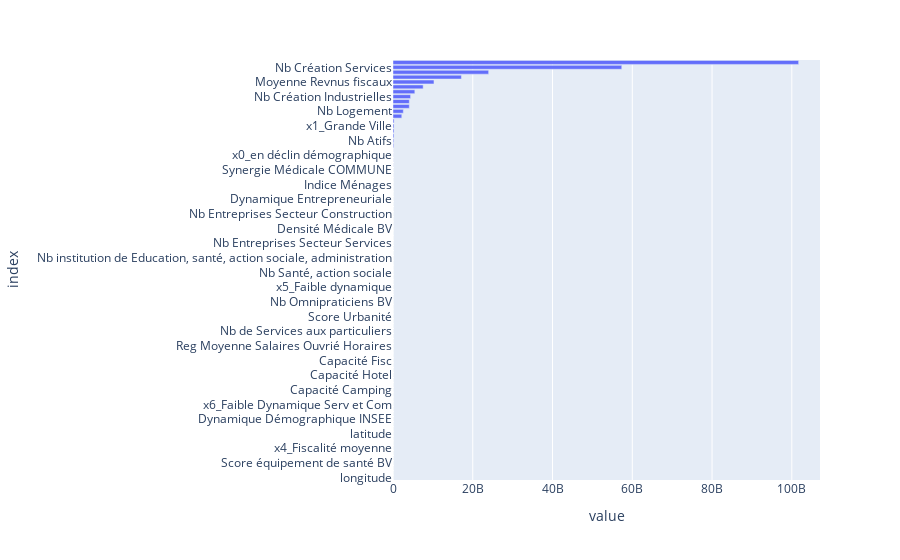

Notebook source saved alongside this figure:
### Code cell
column_names = []
for name, pipeline, features_list in preprocessor.transformers_: # loop over pipelines
    if name == 'num': # if pipeline is for numeric variables
        features = features_list # just get the names of columns to which it has been applied
    else: # if pipeline is for categorical variables
        features = pipeline.named_steps['encoder'].get_feature_names_out() # get output columns names from OneHotEncoder
    column_names.extend(features) # concatenate features names
        
print("Names of columns corresponding to each coefficient: ", column_names)

# Create a pandas DataFrame
coefs = pd.DataFrame(index = column_names, data = model.coef_.transpose(), columns=["coefficients"])
coefs

# Compute abs() and sort values
feature_importance = abs(coefs).sort_values(by = 'coefficients')
feature_importance

# Plot coefficients
fig = px.bar(feature_importance, orientation = 'h')
fig.update_layout(showlegend = False, 
                  margin = {'l': 120} # to avoid cropping of column names
                 )
fig.show()

### Figure 1 — Plotly figure (JSON) as saved in the notebook; plotly's stock layout.template omitted (floating-point values rounded to 4 significant figures)
{"data": [{"alignmentgroup": "True", "hovertemplate": "variable=coefficients<br>value=%{x}<br>index=%{y}<extra></extra>", "legendgroup": "coefficients", "marker": {"color": "#636efa", "pattern": {"shape": ""}}, "name": "coefficients", "offsetgroup": "coefficients", "orientation": "h", "showlegend": true, "textposition": "auto", "type": "bar", "x": [0.01616, 0.01781, 0.02059, 0.02658, 0.02675, 0.02683, 0.04954, 0.0506, 0.05179, 0.05216, 0.05943, 0.06146, 0.06956, 0.08291, 0.08374, 0.08435, 0.08502, 0.08894, 0.09083, 0.107, 0.1175, 0.1239, 0.1325, 0.1345, 0.1365, 0.1376, 0.1658, 0.1662, 0.1826, 0.1878, 0.2, 0.2049, 0.2054, 0.257, 0.2729, 0.2734, 0.2784, 0.3033, 0.3141, 0.3216, 0.3317, 0.4222, 0.5798, 0.6135, 0.7745, 0.7968, 1.488, 1.506, 2.195, 2.824, 4.087, 4.343, 7.78, 7.89, 21.26, 25.65, 72.66, 116.3, 8241.0, 39740.0, 3244000.0, 3244000.0, 4219000.0, 4219000.0, 20080000.0, 24140000.0, 24140000.0, 24140000.0, 169800000.0, 189300000.0, 237700000.0, 255700000.0, 255700000.0, 269800000.0, 2201000000.0, 2588000000.0, 4088000000.0, 4088000000.0, 4407000000.0, 5474000000.0, 7563000000.0, 10280000000.0, 17150000000.0, 23980000000.0, 57360000000.0, 101700000000.0], "xaxis": "x", "y": ["longitude", "Nb Industries des biens intermédiaires", "Dep Moyenne Salaires Horaires", "Score équipement de santé BV", "Dep Moyenne Salaires Cadre Horaires", "x2_Bassin Résidentiel en croissance démographique", "x4_Fiscalité moyenne", "x1_4.Déclin par déficit naturel et migratoire", "x1_3.Accroissement par excédent migratoire", "latitude", "Dep Moyenne Salaires Prof Intermédiaire Horaires", "x1_2.Accroissement par excédent naturel", "Dynamique Démographique INSEE", "x2_Bassins Agroalimentaire en croissance démographique", "Dep Moyenne Salaires Employé Horaires", "x6_Faible Dynamique Serv et Com", "Nb Camping", "x1_6.Déclin par déficit migratoire", "Capacité Camping", "Reg Moyenne Salaires Employé Horaires", "x5_Moyenne dynamique", "Capacité Hotel", "x1_5.Déclin par déficit naturel", "Reg Moyenne Salaires Cadre Horaires", "Capacité Fisc", "Nb Education, santé, action sociale", "Dep Moyenne Salaires Ouvrié Horaires", "Reg Moyenne Salaires Ouvrié Horaires", "Nb Infirmiers Libéraux BV", "x6_Dynamique Serv et Com", "Nb de Services aux particuliers", "x2_Bassin diversifié en croissance démographique", "x3_Pop Sédentaire", "Score Urbanité", "Taux Propriété", "PIB Régionnal", "Nb Omnipraticiens BV", "Nb Hotel", "Nb Services personnels et domestiques", "x5_Faible dynamique", "Reg Moyenne Salaires Prof Intermédiaire Horaires", "Reg Moyenne Salaires Horaires", "Nb Santé, action sociale", "x4_Fiscalité élevée", "Nb propriétaire", "Nb institution de Education, santé, action sociale, administration", "Nb Entreprises Secteur Commerce", "Nb Logement Secondaire et Occasionnel", "Nb Entreprises Secteur Services", "Nb de Commerce", "Valeur ajoutée régionale", "Densité Médicale BV", "Indice Démographique", "Nb Occupants Résidence Principale", "Nb Entreprises Secteur Construction", "Nb Entreprises Secteur Industrie", "Dynamique Entrepreneuriale Service et Commerce", "Dynamique Entrepreneuriale", "Score Croissance Entrepreneuriale", "Indice Fiscal Partiel", "Indice Ménages", "Nb Ménages", "Indice Synergie Médicale", "Synergie Médicale COMMUNE", "Nb Actifs Non Salariés", "x2_Bassin diversifié en déclin démographique", "x0_en déclin démographique", "x2_Bassin Résidentiel en déclin démographique", "Nb Actifs Salariés", "Nb Atifs", "Nb Résidences Secondaires", "x2_Bassin Urbain en croissance démographique", "x1_Grande Ville", "Nb Log Vacants", "Nb Résidences Principales", "Nb Logement", "Nb pharmaciens Libéraux BV", "Nb dentistes Libéraux BV", "Nb Création Industrielles", "Moyenne Revenus Fiscaux Régionaux", "Moyenne Revenus Fiscaux Départementaux", "Moyenne Revnus fiscaux", "Nb Création Construction", "Nb Création Commerces", "Nb Création Services", "Nb Création Enteprises"], "yaxis": "y"}], "layout": {"barmode": "relative", "legend": {"title": {"text": "variable"}, "tracegroupgap": 0}, "margin": {"l": 120, "t": 60}, "showlegend": false, "xaxis": {"anchor": "y", "domain": [0, 1], "title": {"text": "value"}}, "yaxis": {"anchor": "x", "domain": [0, 1], "title": {"text": "index"}}}}
